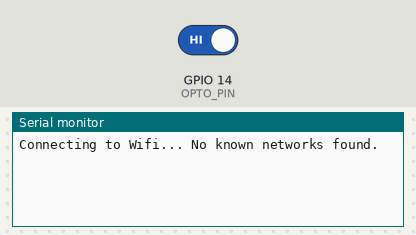
Simulated run of this sketch. Board: ESP8266 (NodeMCU). Parts: the last lines printed to the serial monitor. Inputs (shaded band) come from the test bench; at power-on: GPIO 14 (OPTO_PIN) HIGH. A WiFi scan finds three made-up networks; the local clock reads 2024-03-15 10:24:30 at power-on unless the sketch sets it.

Above: at 3.2 s.
3.3 s: GPIO 14 (OPTO_PIN) driven LOW
At 11.2 s:
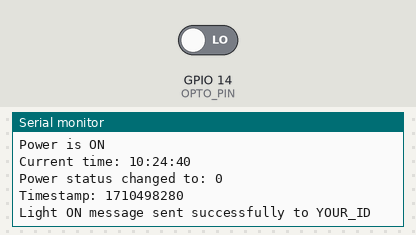
16.8 s: GPIO 14 (OPTO_PIN) driven HIGH
At 20.9 s:
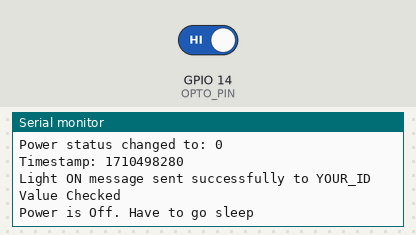
30.3 s: GPIO 14 (OPTO_PIN) driven LOW
At 33.2 s:
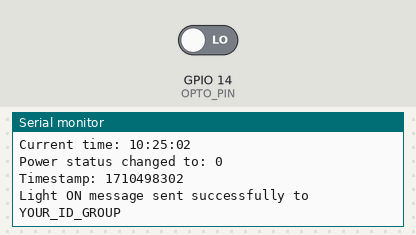

The sketch:

LIGHT_BOT_V7_23_07_25.ino
```cpp
#include <ESP8266WiFi.h>
#include <WiFiClientSecure.h>
#include <UniversalTelegramBot.h>
#include <time.h>

// Wifi network station credentials
#define WIFI_SSID_1 "YOUR_WIFI_NAME1"
#define WIFI_PASSWORD_1 "YOUR_WIFI_PASS1"
#define WIFI_SSID_2 "YOUR_WIFI_NAME2 or YOUR_WIFI_NAME1"   //  it will connect to the best avaliable WIFI
#define WIFI_PASSWORD_2 "YOUR_WIFI_PASS1 or YOUR_WIFI_PASS2"
// Telegram BOT Token (Get from Botfather)
#define BOT_TOKEN "1234567890:Bot1234568954fsdfTocken2312" // your bot token
String chat_id="YOUR_ID_GROUP"; // ID of your group
String first_msg_chat_id = "YOUR_ID"; // first start message of Power ON will be send to you only

boolean powerstatus = 0;
boolean last_powerstatus = 1;
boolean first_msg = true; // Variable to check if it's the first message
boolean message_sent_on = false;  // флаг відправки повідомлення про світло
boolean message_sent_off = false; // флаг відправки повідомлення про відсутність світла

int ihh = 0; // current time hh:mm:ss
int imm = 0;
int iss = 0;

String hh;
String mm;
String ss;

unsigned long start_tt;
unsigned long stop_tt;

long diff_tt;
int diff_hh;
int diff_mm;
int diff_ss;

String text1, text2, text3, text4;
const int OPTO_PIN = 14;
const unsigned long opto_time = 10000; // period of checking optocoupler 10 sec
unsigned long opto_lasttime;
const unsigned long edit_time = 10000; // оновлення повідомлення кожну хвилину
unsigned long edit_lasttime;
int last_message_id = 0; // ID останнього повідомлення для оновлення

WiFiClientSecure secured_client;
X509List cert(TELEGRAM_CERTIFICATE_ROOT);
UniversalTelegramBot bot(BOT_TOKEN, secured_client);

// Функція для автоматичного визначення часового поясу Києва
int getKyivTimezone() {
  time_t now = time(nullptr);
  struct tm* timeinfo = localtime(&now);

  // Визначаємо літній/зимовий час для України
  int month = timeinfo->tm_mon + 1;  // tm_mon починається з 0
  int day = timeinfo->tm_mday;

  // Літній час в Україні: останія неділя березня - остання неділя жовтня
  bool isDST = false;

  if (month > 3 && month < 10) {
    isDST = true; // квітень-вересень - завжди літній час
  } else if (month == 3) {
    // Березень - перевіряємо, чи пройшла остання неділя
    int lastSunday = 31;
    for (int i = 31; i >= 25; i--) {
      struct tm testTime = *timeinfo;
      testTime.tm_mday = i;
      mktime(&testTime);
      if (testTime.tm_wday == 0) { // неділя
        lastSunday = i;
        break;
      }
    }
    isDST = (day >= lastSunday);
  } else if (month == 10) {
    // Жовтень - перевіряємо, чи ще не пройшла остання неділя
    int lastSunday = 31;
    for (int i = 31; i >= 25; i--) {
      struct tm testTime = *timeinfo;
      testTime.tm_mday = i;
      mktime(&testTime);
      if (testTime.tm_wday == 0) { // неділя
        lastSunday = i;
        break;
      }
    }
    isDST = (day < lastSunday);
  }

  return isDST ? 3 : 2; // UTC+3 літом, UTC+2 взимку
}

void setup() {
  Serial.begin(115200);
  Serial.println();
  pinMode(OPTO_PIN, INPUT_PULLUP); //sets the internal pullup resistor
  initWiFi();
  start_tt = getTime(); // ініціалізуємо стартовий час
}

void loop() {
  if (millis() - opto_lasttime > opto_time) {   //checking optocoupler every 10 sec
    opto_lasttime = millis();
    powerstatus = digitalRead(OPTO_PIN);
    Serial.println("Value Checked");

    if (powerstatus == 1) { // -----------------------NO POWER--------------------
      Serial.println("Power is Off. Have to go sleep");
      delay(5000); // if power off was for 5sec, negotiate it
      powercheck();

      // Переходимо в сон тільки якщо повідомлення відправлено
      if (message_sent_off) {
        Serial.println("Message sent, going to sleep...");
        light_sleep();
        initWiFi();    // got wrong time, idk why! we got past timing
        delay(5000);  // otherwise time will be incorrect, to get current time
      }
      return;
    }

    if (powerstatus == 0) {  // -----------------------IS POWER--------------------
      Serial.println("Power is ON");
      powercheck();
    }
  }

  // Оновлення повідомлення про час роботи світла кожну хвилину
  if (powerstatus == 0 && message_sent_on && millis() - edit_lasttime > edit_time) {
    edit_lasttime = millis();
    editMes();
  }
}

void initWiFi() {
  Serial.print("Connecting to Wifi... ");
  int n = WiFi.scanNetworks();
  int bestNetwork = -1;
  int bestSignal = -100; // Lowest signal strength

  for (int i = 0; i < n; i++) {
    if (WiFi.SSID(i) == WIFI_SSID_1 && WiFi.RSSI(i) > bestSignal) {
      bestNetwork = 1;
      bestSignal = WiFi.RSSI(i);
    }
    if (WiFi.SSID(i) == WIFI_SSID_2 && WiFi.RSSI(i) > bestSignal) {
      bestNetwork = 2;
      bestSignal = WiFi.RSSI(i);
    }
  }

  if (bestNetwork == 1) {
    WiFi.begin(WIFI_SSID_1, WIFI_PASSWORD_1);
  } else if (bestNetwork == 2) {
    WiFi.begin(WIFI_SSID_2, WIFI_PASSWORD_2);
  } else {
    Serial.println("No known networks found.");
    return;
  }

  unsigned long startAttemptTime = millis();
  while (WiFi.status() != WL_CONNECTED) {
    if (millis() - startAttemptTime > 40000) { // 40 seconds timeout
      Serial.println("Failed to connect. Reconnecting...");
      WiFi.disconnect();
      delay(1000);
      WiFi.reconnect();
      startAttemptTime = millis(); // reset attempt timer
    }
    Serial.print(".");
    delay(500);
  }

  Serial.print("\nWiFi connected. IP address: ");
  Serial.println(WiFi.localIP());

  // Автоматично визначаємо часовий пояс для Києва
  int timezone = getKyivTimezone();
  Serial.println("Using timezone: UTC+" + String(timezone));
  configTime(timezone * 3600, 0, "pool.ntp.org", "time.nist.gov"); // get UTC time via NTP
  secured_client.setTrustAnchors(&cert); // Add root certificate for api.telegram.org

  // Чекаємо синхронізацію часу
  Serial.print("Waiting for time sync");
  int timeout = 0;
  while (!getTime() && timeout < 15) {
    Serial.print(".");
    delay(1000);
    timeout++;
  }
  Serial.println();

  if (getTime()) {
    gettime();
    Serial.println("Time synced: " + hh + ":" + mm + ":" + ss);
  }
}

void editMes() {
  if (last_message_id == 0) {
    Serial.println("No message ID to edit");
    return;
  }

  diff_tt = getTime() - start_tt;
  diff_ss = diff_tt % 60;  // остаток від ділення
  diff_mm = (diff_tt / 60) % 60;
  diff_hh = diff_tt / 3600;

  Serial.println("Updating message - Uptime: " + String(diff_hh) + ":" + String(diff_mm) + ":" + String(diff_ss));

  // Відправляємо нове повідомлення з оновленням замість редагування
  String update_text = text4 + text3 + String(diff_hh) + " год. " + String(diff_mm) + " хв. " + String(diff_ss) + " сек.</code>";

  // Використовуємо параметр для редагування повідомлення
  if (bot.sendMessage(chat_id, update_text, "HTML", last_message_id)) {
    Serial.println("Message updated successfully");
  } else {
    Serial.println("Failed to update message");
  }
}

void gettime(void) {
  time_t now;
  struct tm * timeinfo;
  time(&now);
  timeinfo = localtime(&now);
  ihh = timeinfo->tm_hour;
  imm = timeinfo->tm_min;
  iss = timeinfo->tm_sec;

  if (ihh < 10) hh = "0" + String(ihh);
  else hh = String(ihh);
  if (imm < 10) mm = "0" + String(imm);
  else mm = String(imm);
  if (iss < 10) ss = "0" + String(iss);
  else ss = String(iss);

  Serial.print("Current time: ");
  Serial.print(hh);
  Serial.print(":");
  Serial.print(mm);
  Serial.print(":");
  Serial.println(ss);
}

unsigned long getTime() { //time in seconds from 1970
  time_t now;
  time(&now);
  if (now < 1000000000) { // перевірка чи час синхронізовано
    return 0;
  }
  return now;
}

void light_sleep() {
  Serial.println("Entering sleep mode...");
  WiFi.mode(WIFI_OFF);
  wifi_station_disconnect();
  wifi_set_opmode_current(NULL_MODE);
  wifi_fpm_set_sleep_type(LIGHT_SLEEP_T);
  gpio_pin_wakeup_enable(GPIO_ID_PIN(14), GPIO_PIN_INTR_LOLEVEL); // level of waking up
  wifi_fpm_open(); // Enables force sleep
  wifi_fpm_do_sleep(0xFFFFFFF); // Sleep for longest possible time 0xFFFFFFF or sleep
  delay(100);
  Serial.println(F("Woke up!"));
}

void powercheck() {
  if (powerstatus != last_powerstatus) {
    gettime(); //time
    last_powerstatus = powerstatus;
    Serial.println("Power status changed to: " + String(powerstatus));

    stop_tt = getTime();
    if (stop_tt == 0) {
      Serial.println("Time not synced, retrying...");
      delay(2000);
      stop_tt = getTime();
    }

    diff_tt = stop_tt - start_tt;
    diff_ss = diff_tt % 60;  // залишок від ділення
    diff_mm = (diff_tt / 60) % 60;
    diff_hh = diff_tt / 3600;

    // Check if diff_hh is greater than 4000 (invalid time)
    if (diff_hh > 4000) {
      diff_hh = 0;
      diff_mm = 0;
    }

    start_tt = stop_tt;
    Serial.println("Timestamp: " + String(stop_tt));

    if (powerstatus == 0 && !message_sent_on) { // Світло з'явилося
      // If this is the first message for powerstatus == 0
      String target_chat = first_msg ? first_msg_chat_id : chat_id;

      text1 = "\U0001F7E2 Світло <b>є</b> з <u>";
      text2 = ".</u> \nСвітла не було <u>";
      text3 = "\n \n<code>\U0001F4A1 ";
      text4 = text1 + hh + ":" + mm + text2 + String(diff_hh) + "год. " + String(diff_mm) + "хв.</u>";
      String message_text = text4 + text3 + "0год. 0хв. 0сек.</code>";

      if (bot.sendMessage(target_chat, message_text, "HTML")) {
        last_message_id = bot.last_sent_message_id;
        message_sent_on = true;
        message_sent_off = false;
        edit_lasttime = millis(); // скидаємо таймер оновлення
        first_msg = false;
        Serial.println("Light ON message sent successfully to " + target_chat);
      } else {
        Serial.println("Failed to send light ON message");
      }
    }

    if (powerstatus == 1 && !message_sent_off) { // Світло зникло
      text1 = "\U0001F534 Світла <b>немає</b> з <u>";
      text2 = ".</u> \nСвітло було <u>";
      text4 = text1 + hh + ":" + mm + text2 + String(diff_hh) + "год. " + String(diff_mm) + "хв.</u>";

      if (bot.sendMessage(chat_id, text4, "HTML")) {
        message_sent_off = true;
        message_sent_on = false;
        last_message_id = 0; // скидаємо ID для наступного циклу
        Serial.println("Light OFF message sent successfully");
      } else {
        Serial.println("Failed to send light OFF message");
      }
    }
  }
}
```

Measured:
- after the input at 3.3 s, the serial monitor: prints a new line after 6.7 s (image 1)
- after the input at 16.8 s, the serial monitor: prints a new line after 3.2 s (image 2)
- after the input at 30.3 s, the serial monitor: prints a new line after 2.1 s (image 3)
